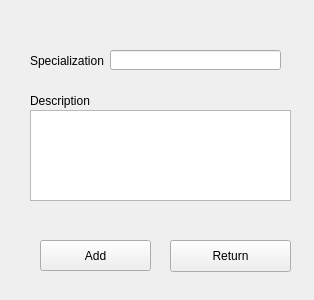
<?xml version="1.0" encoding="UTF-8"?>
<ui version="4.0">
 <class>Specialization</class>
 <widget class="QWidget" name="Specialization">
  <property name="geometry">
   <rect>
    <x>0</x>
    <y>0</y>
    <width>314</width>
    <height>300</height>
   </rect>
  </property>
  <property name="windowTitle">
   <string>Form</string>
  </property>
  <widget class="QLabel" name="label_specialization">
   <property name="geometry">
    <rect>
     <x>30</x>
     <y>50</y>
     <width>91</width>
     <height>21</height>
    </rect>
   </property>
   <property name="font">
    <font>
     <pointsize>9</pointsize>
    </font>
   </property>
   <property name="text">
    <string>Specialization</string>
   </property>
  </widget>
  <widget class="QLineEdit" name="line_edit_specialization">
   <property name="geometry">
    <rect>
     <x>110</x>
     <y>50</y>
     <width>171</width>
     <height>20</height>
    </rect>
   </property>
  </widget>
  <widget class="QLabel" name="label_description">
   <property name="geometry">
    <rect>
     <x>30</x>
     <y>90</y>
     <width>91</width>
     <height>21</height>
    </rect>
   </property>
   <property name="font">
    <font>
     <pointsize>9</pointsize>
    </font>
   </property>
   <property name="text">
    <string>Description</string>
   </property>
  </widget>
  <widget class="QPushButton" name="return_push_button">
   <property name="geometry">
    <rect>
     <x>170</x>
     <y>240</y>
     <width>121</width>
     <height>32</height>
    </rect>
   </property>
   <property name="text">
    <string>Return</string>
   </property>
  </widget>
  <widget class="QPushButton" name="push_button_add">
   <property name="geometry">
    <rect>
     <x>40</x>
     <y>240</y>
     <width>111</width>
     <height>31</height>
    </rect>
   </property>
   <property name="text">
    <string>Add</string>
   </property>
  </widget>
  <widget class="QTextEdit" name="text_edit_description">
   <property name="geometry">
    <rect>
     <x>30</x>
     <y>110</y>
     <width>261</width>
     <height>91</height>
    </rect>
   </property>
  </widget>
 </widget>
 <resources/>
 <connections/>
</ui>
